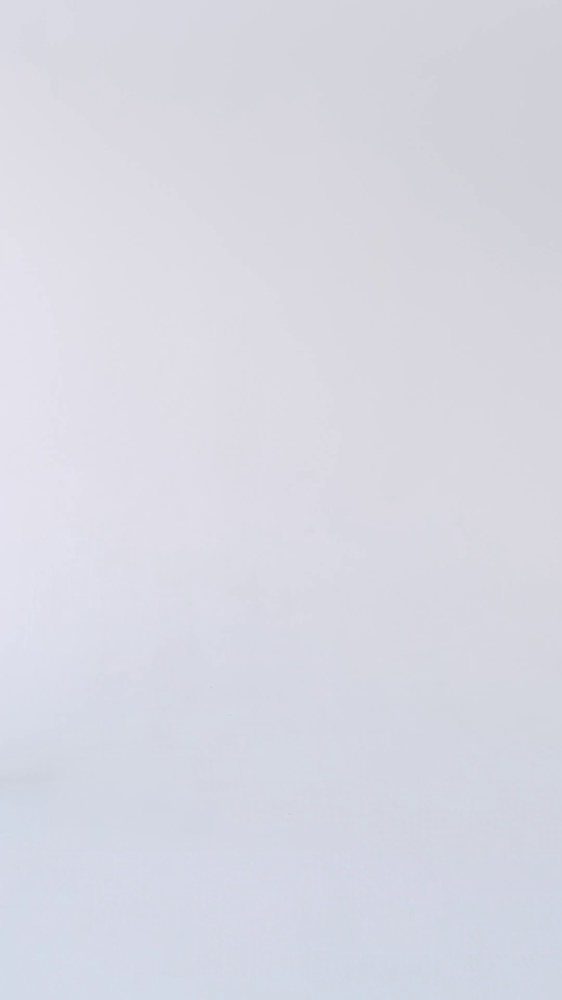
#> input picture videos_imgs/image1.jpg, 562 x 1000 px, shrunk from 2160 x 3840 before the run; its folder holds only this picture in this run
$ jupyter execute --allow-errors edge_detection_video.ipynb
#> lines starting #> are read from the running program, lines starting #| are printed output that depends on the picture
#> further down, image is the input picture: shape (1000, 562, 3); mean R, G, B 215.4, 216.2, 226.3
### edge_detection.py
import numpy as np
from scipy.ndimage.filters import convolve
import matplotlib.pyplot as plt
import matplotlib.image as mpimg
from PIL import Image
import cv2
from scipy import ndimage
import scipy


def gaussian_kernel(size, sigma=1):
    size = int(size) // 2
    x, y = np.mgrid[-size:size+1, -size:size+1]
    normal = 1 /(2.0 * np.pi * sigma **2)
    g = np.exp(-((x**2 + y**2)/ (2.0 * sigma**2))) * normal
    return g

def sobel_filters(img):
    Kx = np.array([[-1, 0, 1], [-2, 0, 2], [-1, 0, 1]], np.float32)
    Ky = np.array([[1, 2, 1], [0, 0, 0], [-1, -2, -1]], np.float32)

    Ix = ndimage.filters.convolve(img, Kx)
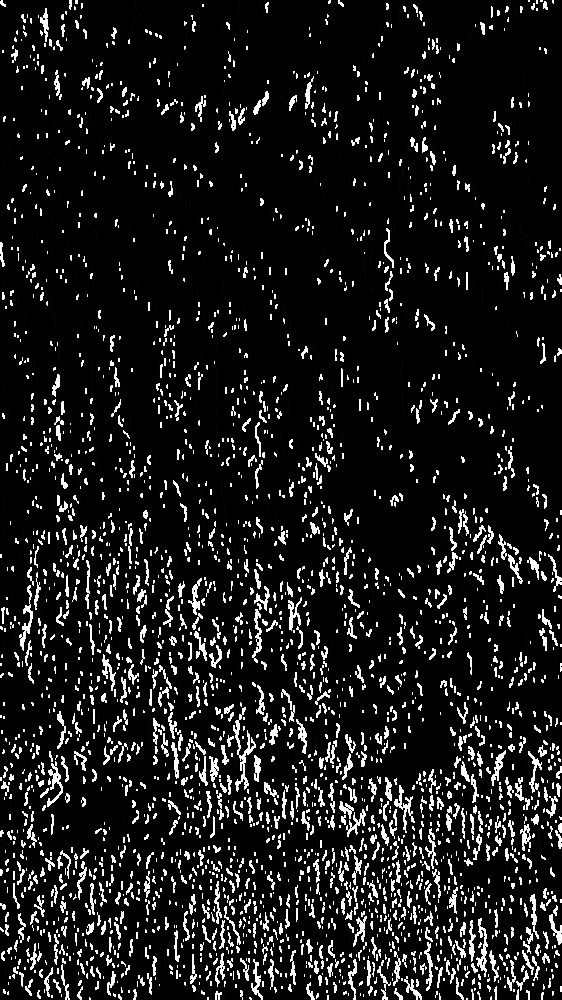
#> Ix: shape (1000, 562); min 0, max 255, mean 26.6
    Iy = ndimage.filters.convolve(img, Ky)
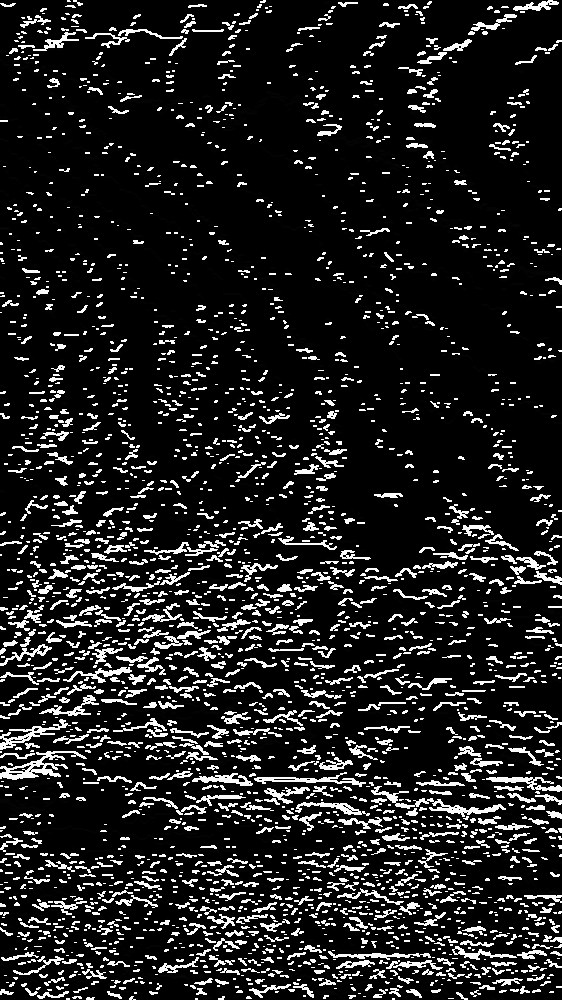
#> Iy: shape (1000, 562); min 0, max 255, mean 32.8

    G = np.hypot(Ix, Iy)
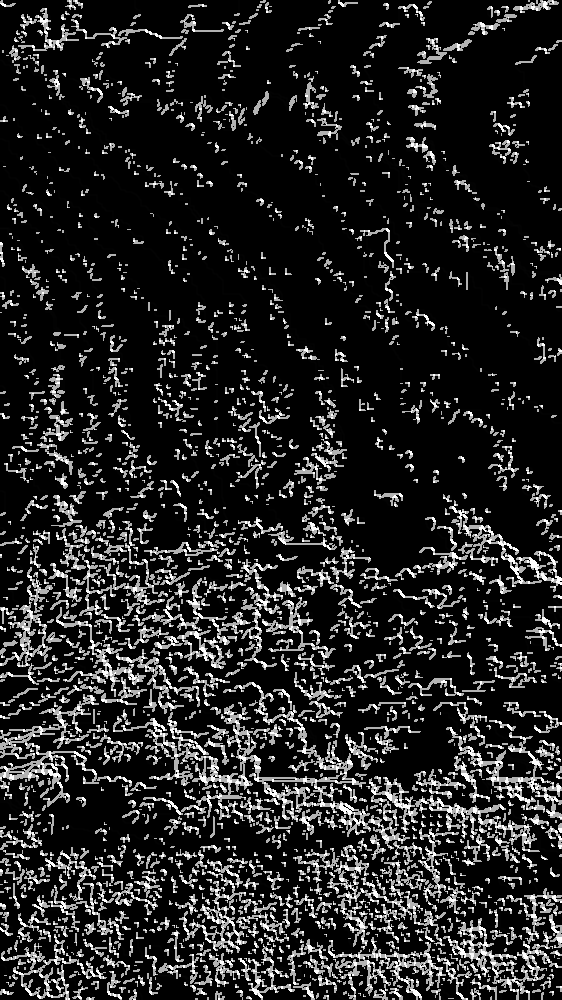
#> G: shape (1000, 562) float16; min 0, max 360.5, mean 52.3; drawn with min black and max white
    G *= 255.0/np.max(G)
    theta = np.arctan2(Iy, Ix)
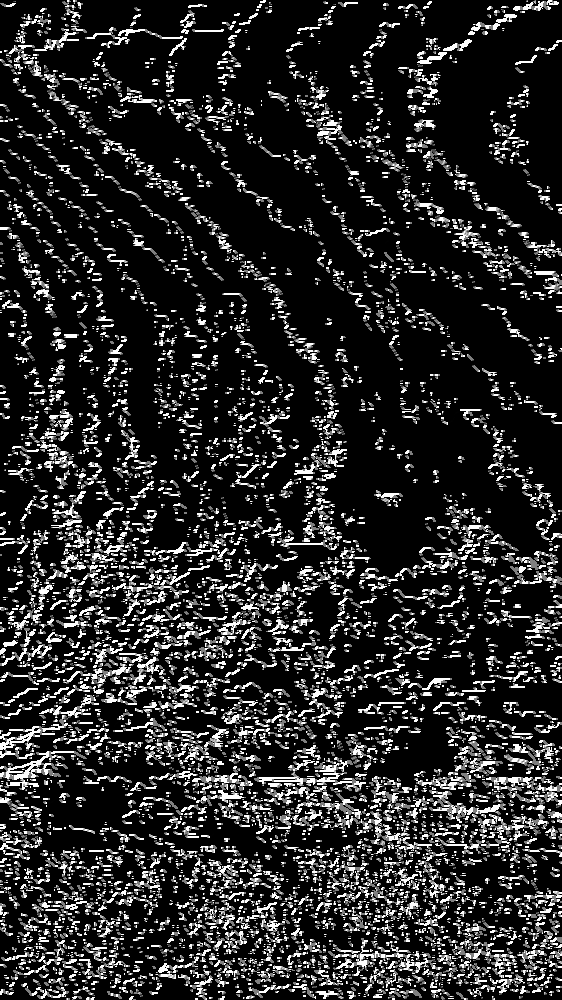
#> theta: shape (1000, 562) float16; min 0, max 1.57, mean 0.257; drawn with min black and max white

    #plt.imshow(G, cmap=plt.cm.gray)

    return (G, theta)

def non_max_suppression(img, D):
    M, N = img.shape
#> M = 1000; N = 562
    Z = np.zeros((M,N), dtype=np.int32)
    angle = D * 180. / np.pi
    angle[angle < 0] += 180


    for i in range(1,M-1):
        for j in range(1,N-1):
            try:
                q = 255
                r = 255

               #angle 0
                if (0 <= angle[i,j] < 22.5) or (157.5 <= angle[i,j] <= 180):
                    q = img[i, j+1]
                    r = img[i, j-1]
                #angle 45
                elif (22.5 <= angle[i,j] < 67.5):
                    q = img[i+1, j-1]
                    r = img[i-1, j+1]
                #angle 90
                elif (67.5 <= angle[i,j] < 112.5):
                    q = img[i+1, j]
                    r = img[i-1, j]
                #angle 135
                elif (112.5 <= angle[i,j] < 157.5):
                    q = img[i-1, j-1]
                    r = img[i+1, j+1]

                if (img[i,j] >= q) and (img[i,j] >= r):
                    Z[i,j] = img[i,j]
                else:
                    Z[i,j] = 0

            except IndexError as e:
                pass
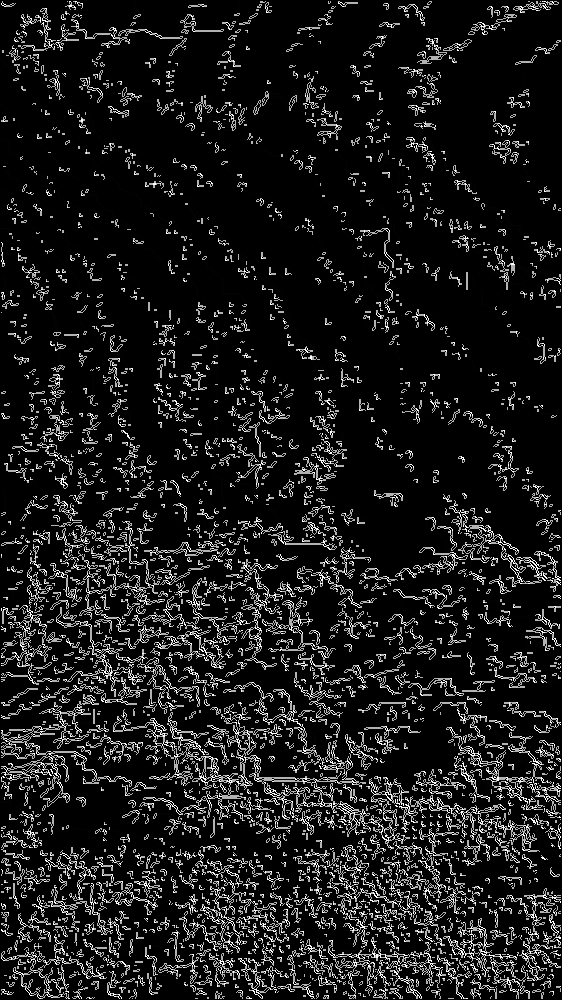
#> Z: shape (1000, 562) int32; min 0, max 255, mean 27

    return Z

def threshold(img, lowThresholdRatio=0.05, highThresholdRatio=0.09):

#> called with lowThresholdRatio = 0.05, highThresholdRatio = 0.09
    highThreshold = img.max() * highThresholdRatio
#> highThreshold = 22.95
    lowThreshold = highThreshold * lowThresholdRatio
#> lowThreshold = 1.15

    M, N = img.shape
#> M = 1000; N = 562
    res = np.zeros((M,N), dtype=np.int32)

    weak = np.int32(25)
    strong = np.int32(255)

    strong_i, strong_j = np.where(img >= highThreshold)
    zeros_i, zeros_j = np.where(img < lowThreshold)

    weak_i, weak_j = np.where((img <= highThreshold) & (img >= lowThreshold))

    res[strong_i, strong_j] = strong
    res[weak_i, weak_j] = weak

    return res

def hysteresis(img, weak=75, strong=255):
    M, N = img.shape
    for i in range(1, M-1):
        for j in range(1, N-1):
            if (img[i,j] == weak):
                try:
                    if ((img[i+1, j-1] == strong) or (img[i+1, j] == strong) or (img[i+1, j+1] == strong)
                        or (img[i, j-1] == strong) or (img[i, j+1] == strong)
                        or (img[i-1, j-1] == strong) or (img[i-1, j] == strong) or (img[i-1, j+1] == strong)):
                        img[i, j] = strong
                    else:
                        img[i, j] = 0
                except IndexError as e:
                    pass
    return img

def perform_detection(rgb_img):

    gray_img = cv2.cvtColor(rgb_img, cv2.COLOR_BGR2GRAY)

    #gaussian kernel
    result_img = convolve(gray_img, gaussian_kernel(5))

    #gradient calculation
    G, theta = sobel_filters(result_img)

    #non-maximum suppression
    non_max_img = non_max_suppression(G, theta)

    #threshold
    threshold_img = threshold(non_max_img)
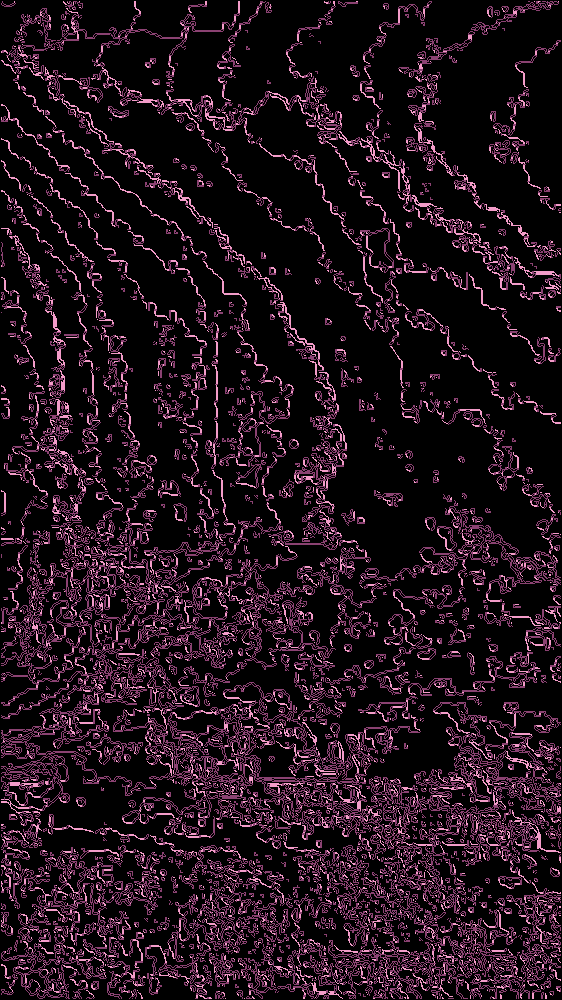
#> threshold_img: shape (1000, 562) int32; 3 distinct labels, from 0 to 255; one colour per label, 0 black

    #hysteresis
    final_output = hysteresis(threshold_img)

    return final_output

### read_write_video.py
import cv2
import numpy as np
import os
from os.path import isfile, join

# [19 lines left out: functions getFrame, read_video, not called in this run]


def write_video(path):
    pathIn= './'+path+'/'
    pathOut = 'video.mp4'
    fps = 0.5
    frame_array = []
    files = [f for f in os.listdir(pathIn) if isfile(join(pathIn, f))]
    #for sorting the file names properly
    files.sort(key = lambda x: x[5:-4])
    files.sort()
    for i in range(len(files)):
        filename=pathIn + files[i]
        #reading each files
        img = cv2.imread(filename)
        height, width, layers = img.shape
        size = (width,height)

        #inserting the frames into an image array
        frame_array.append(img)
    out = cv2.VideoWriter(pathOut,cv2.VideoWriter_fourcc(*'DIVX'), fps, size)
    for i in range(len(frame_array)):
        # writing to a image array
        out.write(frame_array[i])
    out.release()

### edge_detection_video.ipynb
[cell 1]
import matplotlib.pyplot as plt
from edge_detection import perform_detection
import matplotlib.image as mpimg
import os
import cv2
from os.path import isfile, join
import time
import read_write_video  as rw_video

[cell 2]
images_path = 'videos_imgs/'
edge_path = 'edge_detected'

files = [f for f in os.listdir(images_path) if isfile(join(images_path, f))]

[cell 3]
start = time.time()
for i in range(len(files)):
    filename = images_path+files[i]
    image = mpimg.imread(filename)

    start_one = time.time()
    #perform edgedetection
    result = perform_detection(image)

    end_one = time.time()
    time_diff= (end_one - start_one)
    print('perform edge_detection on image {0} at {1:.2f}'.format(i, time_diff) )

    #save image
    cv2.imwrite(edge_path+'/image'+str(i)+'.jpg', result)
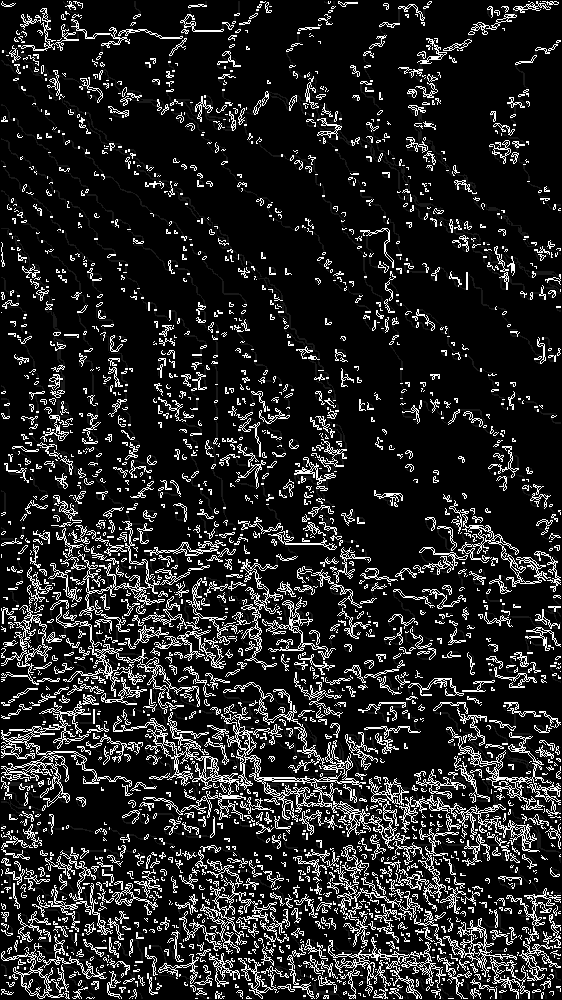
#> saved as image0.jpg: shape (1000, 562); min 0, max 255, mean 36.2


end = time.time()
total_diff = end - start
print('time elapsed: {0} '.format(total_diff))

[cell 4]
time_diff= (0.1 - 0.3)
print('perform edge_detection on image {0} at {1:.2f}'.format(1, time_diff) )

[cell 5]
edge_path
#> (the rest of this cell did not finish here and is left out)

$ run again, on videos_imgs/image4.jpg
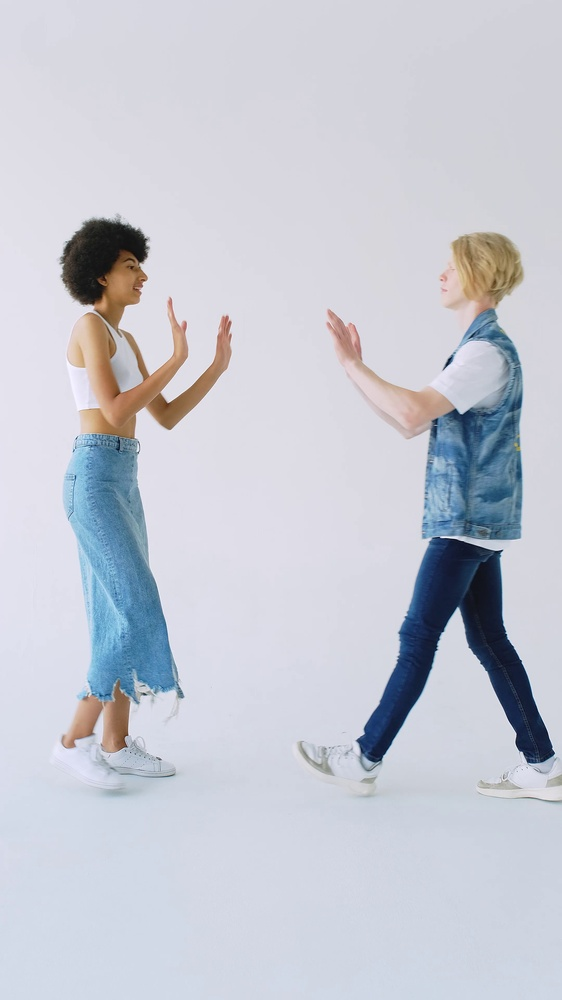
#> input picture videos_imgs/image4.jpg, 562 x 1000 px, shrunk from 2160 x 3840 before the run
#> image is the input picture: shape (1000, 562, 3); mean R, G, B 198, 200.9, 211
#> after the loop in non_max_suppression, `for i in range(1,M-1):`:
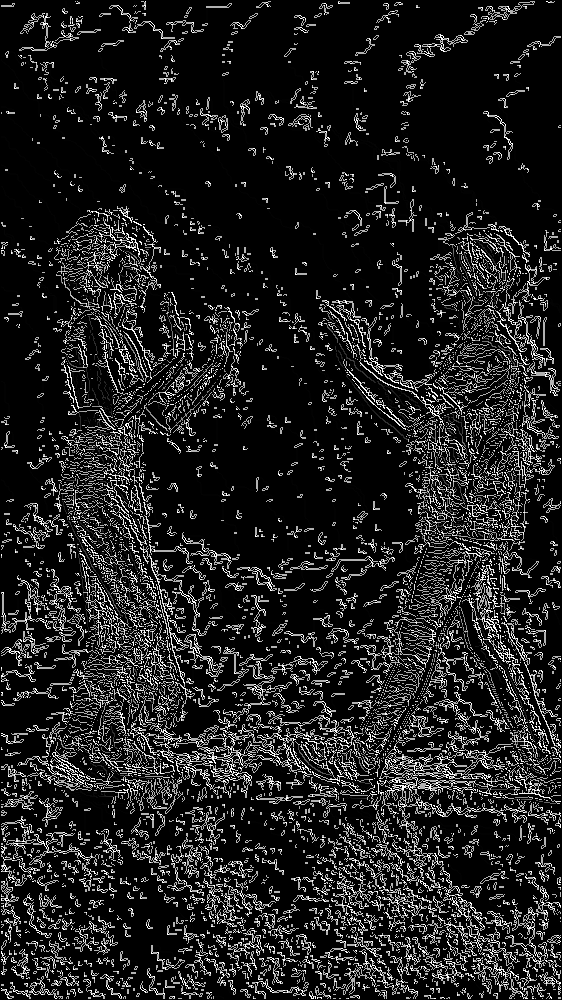
#> Z: shape (1000, 562) int32; min 0, max 255, mean 32.5
#> highThreshold = 22.95
#> lowThreshold = 1.15
#> in perform_detection, `threshold_img = threshold(non_max_img)`:
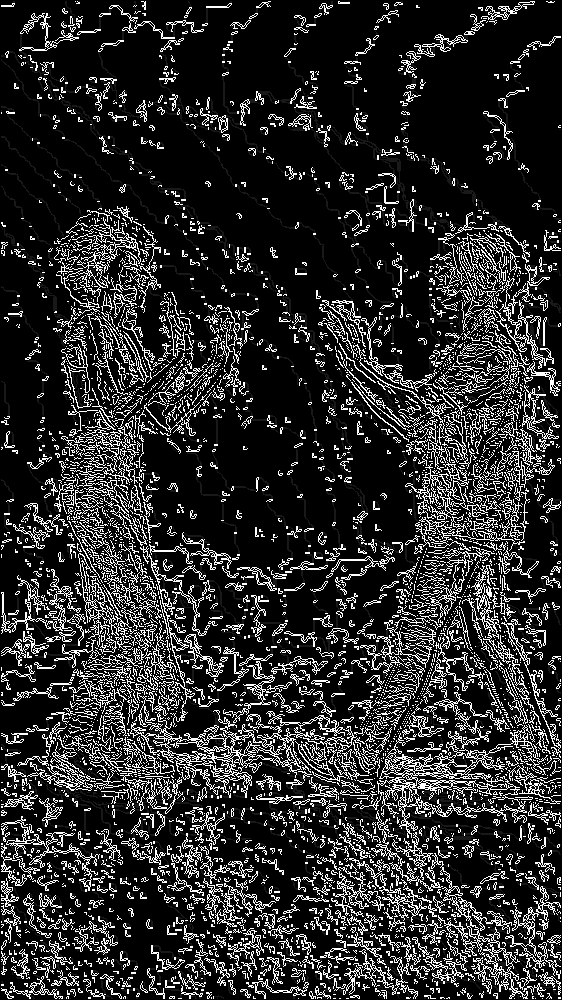
#> threshold_img: shape (1000, 562) int32; min 0, max 255, mean 44

$ run again, on videos_imgs/image5.jpg
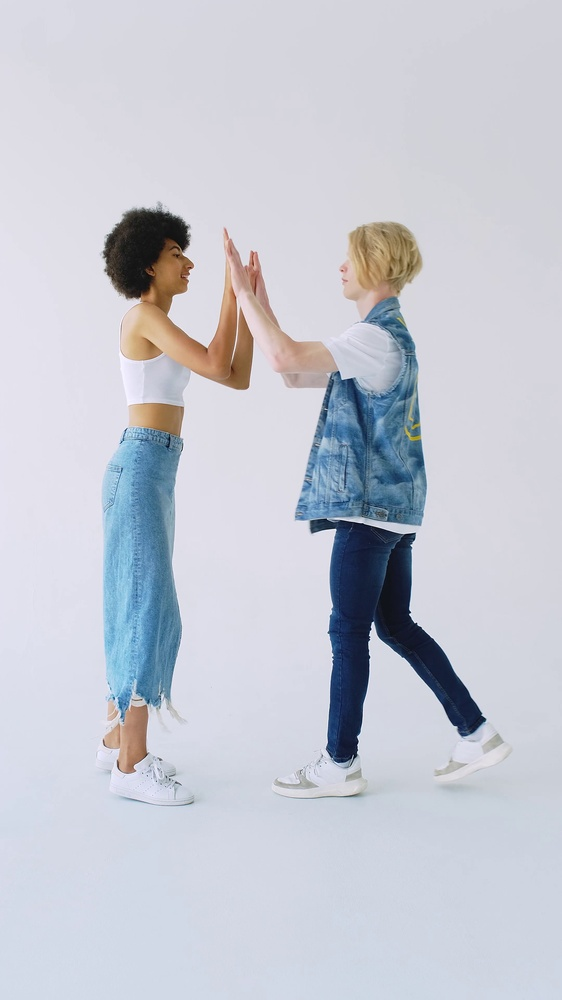
#> input picture videos_imgs/image5.jpg, 562 x 1000 px, shrunk from 2160 x 3840 before the run
#> image is the input picture: shape (1000, 562, 3); mean R, G, B 197.5, 200.5, 210.7
#> after the loop in non_max_suppression, `for i in range(1,M-1):`:
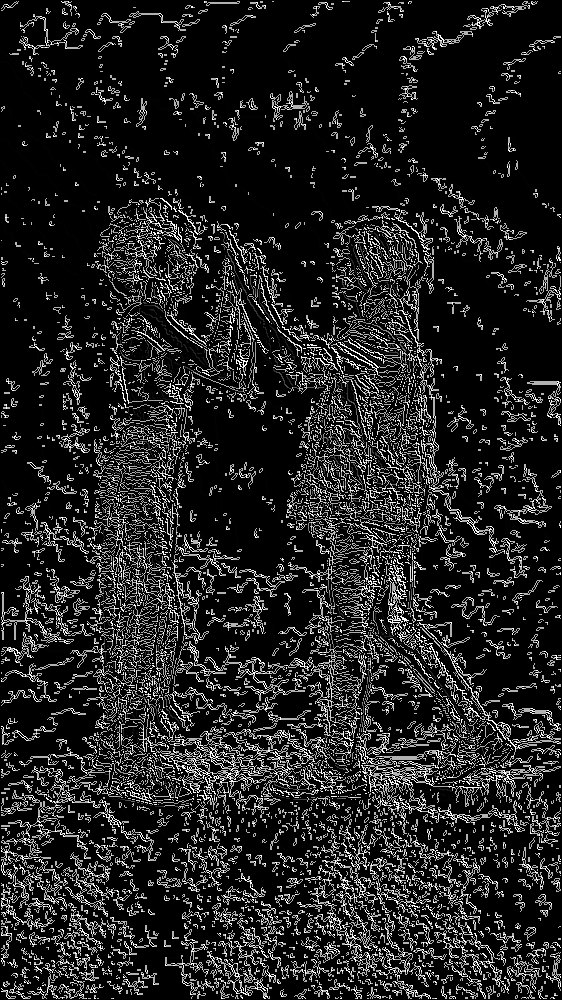
#> Z: shape (1000, 562) int32; min 0, max 255, mean 34.6
#> highThreshold = 22.95
#> lowThreshold = 1.15
#> in perform_detection, `threshold_img = threshold(non_max_img)`:
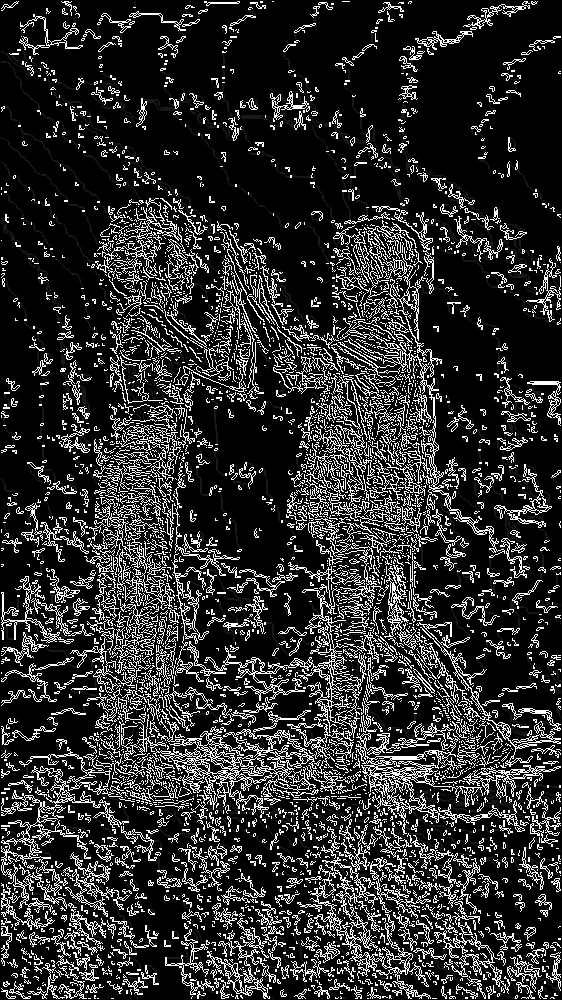
#> threshold_img: shape (1000, 562) int32; min 0, max 255, mean 46.7
